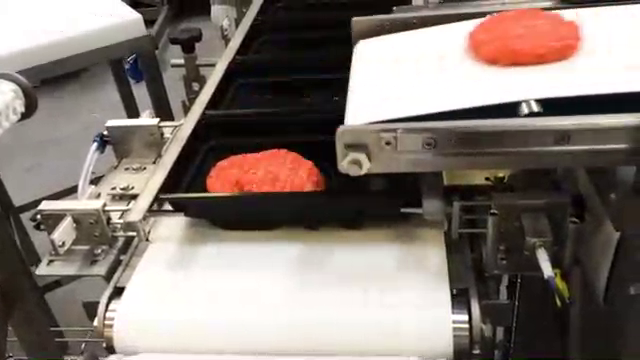
#> input picture frame 75 of burger-trim.mp4, 640 x 360 px
$ python main.py
#> lines starting #> are read from the running program, lines starting #| are printed output that depends on the picture
import cv2
import numpy as np
from datetime import timedelta
from collections import deque

class BurgerCounter:
    def __init__(self, video_path):
        self.video = cv2.VideoCapture(video_path)
        self.burger_count = 0
        self.empty_basket_count = 0
        self.filled_basket_count = 0
        self.basket_entry_times = []
        self.basket_exit_times = []
        self.burger_times = []

        # Obter dimensões do vídeo
        self.frame_width = int(self.video.get(cv2.CAP_PROP_FRAME_WIDTH))
        self.frame_height = int(self.video.get(cv2.CAP_PROP_FRAME_HEIGHT))

        # Definir regiões de interesse (ROI)
        basket_entry_height = int(self.frame_height * 0.1720)
        self.basket_entry_roi = (0, 0, self.frame_width, basket_entry_height)
        self.basket_exit_roi = (0, self.frame_height-100, self.frame_width, 100)
        burger_roi_width = int(self.frame_width * 0.3)
        self.burger_roi = (self.frame_width - burger_roi_width, 0, burger_roi_width, self.frame_height)

        # Parâmetros para detecção
        self.min_basket_area = 1000
        self.max_basket_area = 10000
        self.min_burger_area = 100
        self.max_burger_area = 500
        self.burgers_per_basket = 4

        # Buffers para suavizar detecções
        self.basket_entry_buffer = deque(maxlen=3)
        self.basket_exit_buffer = deque(maxlen=3)
        self.burger_buffer = deque(maxlen=3)

        # Tempos da última detecção
        self.last_basket_entry_time = 0
        self.last_basket_exit_time = 0
        self.last_burger_time = 0

    def process_video(self):
        frame_count = 0
        fps = self.video.get(cv2.CAP_PROP_FPS)

        basket_entry_backSub = cv2.createBackgroundSubtractorMOG2(history=50, varThreshold=50, detectShadows=False)
        basket_exit_backSub = cv2.createBackgroundSubtractorMOG2(history=50, varThreshold=50, detectShadows=False)
        burger_backSub = cv2.createBackgroundSubtractorMOG2(history=50, varThreshold=50, detectShadows=False)

        while True:
            ret, frame = self.video.read()
#> frame is the input picture: shape (360, 640, 3); mean B, G, R 113.8, 120.5, 131.3
            if not ret or frame is None:
                break

            frame_count += 1
            current_time = frame_count / fps

            self.process_basket_entry(frame, basket_entry_backSub, current_time)
            self.process_basket_exit(frame, basket_exit_backSub, current_time)
            self.process_burgers(frame, burger_backSub, current_time)

            vis_frame = self.draw_visualization(frame)
            cv2.imshow('Burger Counter Visualization', vis_frame)

            if cv2.waitKey(30) & 0xFF == ord('q'):
                break

        self.video.release()
        cv2.destroyAllWindows()
        self.calculate_statistics()

    def process_basket_entry(self, frame, backSub, current_time):
#> called with current_time = 0.0334
        roi = self.get_safe_roi(frame, self.basket_entry_roi)
#> in get_safe_roi, `return frame[y:y+h, x:x+w]`:
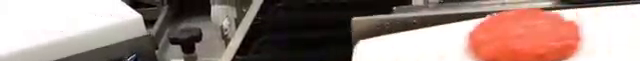
#> returned value: shape (61, 640, 3); mean of channels 0, 1, 2 128.4, 135.3, 156.2; drawn as B, G, R
        if roi is not None:
            fgMask = backSub.apply(roi)
#> fgMask: shape (61, 640); every value is 255
            _, thresh = cv2.threshold(fgMask, 200, 255, cv2.THRESH_BINARY)
            contours, _ = cv2.findContours(thresh, cv2.RETR_EXTERNAL, cv2.CHAIN_APPROX_SIMPLE)
#> contours = [[[0, 0], [0, 60], [639, 60], [639, 0]]]

            basket_detected = any(self.min_basket_area < cv2.contourArea(contour) < self.max_basket_area for contour in contours)
#> basket_detected = False
            self.basket_entry_buffer.append(basket_detected)

            if all(self.basket_entry_buffer) and current_time - self.last_basket_entry_time > 2.0:
                self.empty_basket_count += 1
                self.basket_entry_times.append(current_time)
                self.last_basket_entry_time = current_time
                print(f"Nova cesta vazia {self.empty_basket_count} detectada no tempo {current_time:.2f}s")
                print(f"Total de cestas vazias detectadas: {len(self.basket_entry_times)}")

    def process_basket_exit(self, frame, backSub, current_time):
#> called with current_time = 0.0334
        roi = self.get_safe_roi(frame, self.basket_exit_roi)
#> call 2 of get_safe_roi, with roi = (0, 260, 640, 100)
#> in get_safe_roi (call 2), `return frame[y:y+h, x:x+w]`:
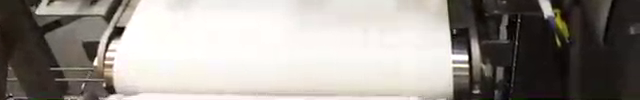
#> returned value: shape (100, 640, 3); mean of channels 0, 1, 2 145.3, 150.8, 156.1; drawn as B, G, R
        if roi is not None:
            fgMask = backSub.apply(roi)
#> fgMask: shape (100, 640); every value is 255
            _, thresh = cv2.threshold(fgMask, 200, 255, cv2.THRESH_BINARY)
            contours, _ = cv2.findContours(thresh, cv2.RETR_EXTERNAL, cv2.CHAIN_APPROX_SIMPLE)
#> contours = [[[0, 0], [0, 99], [639, 99], [639, 0]]]

            basket_detected = any(self.min_basket_area < cv2.contourArea(contour) < self.max_basket_area for contour in contours)
#> basket_detected = False
            self.basket_exit_buffer.append(basket_detected)

            if all(self.basket_exit_buffer) and current_time - self.last_basket_exit_time > 2.0:
                self.filled_basket_count += 1
                self.burger_count += self.burgers_per_basket
                self.basket_exit_times.append(current_time)
                self.last_basket_exit_time = current_time
                print(f"Cesta cheia {self.filled_basket_count} saiu da tela no tempo {current_time:.2f}s")
                print(f"Total de cestas cheias detectadas: {len(self.basket_exit_times)}")

    def process_burgers(self, frame, backSub, current_time):
#> called with current_time = 0.0334
        roi = self.get_safe_roi(frame, self.burger_roi)
#> call 3 of get_safe_roi, with roi = (448, 0, 192, 360)
#> in get_safe_roi (call 3), `return frame[y:y+h, x:x+w]`:
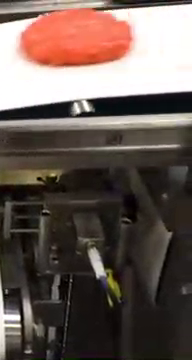
#> returned value: shape (360, 192, 3); mean of channels 0, 1, 2 83.5, 90.1, 105; drawn as B, G, R
        if roi is not None:
            fgMask = backSub.apply(roi)
#> fgMask: shape (360, 192); every value is 255
            _, thresh = cv2.threshold(fgMask, 200, 255, cv2.THRESH_BINARY)
            contours, _ = cv2.findContours(thresh, cv2.RETR_EXTERNAL, cv2.CHAIN_APPROX_SIMPLE)
#> contours = [[[0, 0], [0, 359], [191, 359], [191, 0]]]

            burger_detected = any(self.min_burger_area < cv2.contourArea(contour) < self.max_burger_area for contour in contours)
#> burger_detected = False
            self.burger_buffer.append(burger_detected)

            if all(self.burger_buffer) and current_time - self.last_burger_time > 0.5:
                self.burger_times.append(current_time)
                self.last_burger_time = current_time
                print(f"Hambúrguer detectado no tempo {current_time:.2f}s")

    def get_safe_roi(self, frame, roi):
        x, y, w, h = roi
        if y + h <= frame.shape[0] and x + w <= frame.shape[1]:
            return frame[y:y+h, x:x+w]
        return None

    def draw_visualization(self, frame):
        vis_frame = frame.copy()

        cv2.rectangle(vis_frame, (self.basket_entry_roi[0], self.basket_entry_roi[1]),
                      (self.basket_entry_roi[0]+self.basket_entry_roi[2], self.basket_entry_roi[1]+self.basket_entry_roi[3]), (255, 0, 0), 2)
        cv2.rectangle(vis_frame, (self.basket_exit_roi[0], self.basket_exit_roi[1]),
                      (self.basket_exit_roi[0]+self.basket_exit_roi[2], self.basket_exit_roi[1]+self.basket_exit_roi[3]), (0, 0, 255), 2)
        cv2.rectangle(vis_frame, (self.burger_roi[0], self.burger_roi[1]),
                      (self.burger_roi[0]+self.burger_roi[2], self.burger_roi[1]+self.burger_roi[3]), (0, 255, 0), 2)

        cv2.putText(vis_frame, f'Burgers: {self.burger_count}', (10, 30), cv2.FONT_HERSHEY_SIMPLEX, 1, (0, 255, 0), 2)
        cv2.putText(vis_frame, f'Empty Baskets: {self.empty_basket_count}', (10, 70), cv2.FONT_HERSHEY_SIMPLEX, 1, (255, 0, 0), 2)
        cv2.putText(vis_frame, f'Filled Baskets: {self.filled_basket_count}', (10, 110), cv2.FONT_HERSHEY_SIMPLEX, 1, (0, 0, 255), 2)
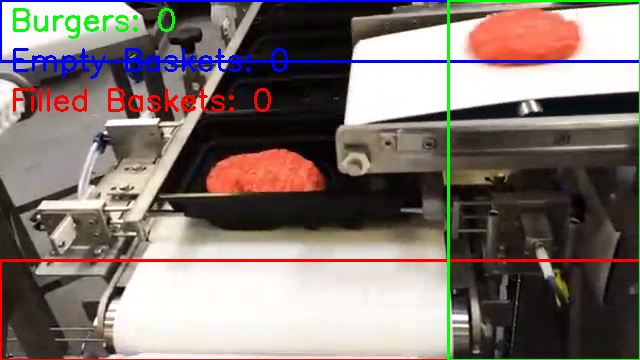
#> vis_frame: shape (360, 640, 3); mean B, G, R 112.5, 117.4, 129.1
#> (key q is pressed here)

        return vis_frame

    def calculate_statistics(self):
        if self.basket_exit_times and self.basket_entry_times:
            min_times = min(len(self.basket_exit_times), len(self.basket_entry_times))
            exit_times = np.array(self.basket_exit_times[:min_times])
            entry_times = np.array(self.basket_entry_times[:min_times])

            time_diffs = exit_times - entry_times
            valid_diffs = time_diffs[time_diffs > 0]

            if len(valid_diffs) > 0:
                self.avg_basket_fill_time = np.mean(valid_diffs)
            else:
                self.avg_basket_fill_time = 0
        else:
            self.avg_basket_fill_time = 0

        self.avg_burger_time = np.mean(np.diff(self.burger_times)) if len(self.burger_times) > 1 else 0

    def generate_logs(self):
        print(f"Total de hambúrgueres: {self.burger_count}")
        print(f"Total de cestas vazias: {self.empty_basket_count}")
        print(f"Total de cestas cheias: {self.filled_basket_count}")
        print(f"Tempos de entrada das cestas vazias: {[self.format_time(t) for t in self.basket_entry_times]}")
        print(f"Tempos de saída das cestas cheias: {[self.format_time(t) for t in self.basket_exit_times]}")
        print(f"Tempo médio de preenchimento de cesta: {self.format_time(self.avg_basket_fill_time)}")
        print(f"Tempo médio de passagem de hambúrguer: {self.format_time(self.avg_burger_time)}")

    @staticmethod
    def format_time(seconds):
        return str(timedelta(seconds=seconds))

if __name__ == "__main__":
    counter = BurgerCounter('burger-trim.mp4')
    counter.process_video()
    counter.generate_logs()

$ run again, starting later in the video
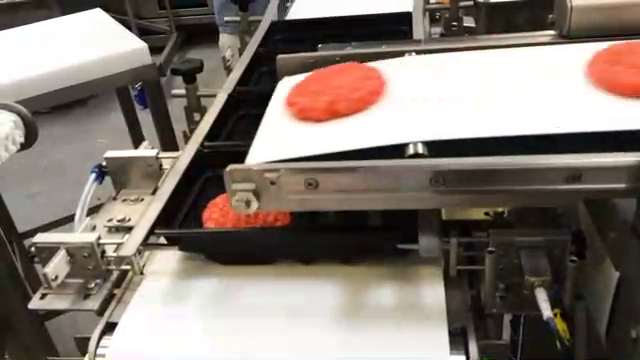
#> input picture frame 338 of burger-trim.mp4, 640 x 360 px
#> in process_video, frame is the input picture: shape (360, 640, 3); mean B, G, R 113.2, 121.1, 131.3
#> in process_basket_entry, `contours, _ = cv2.findContours(thresh, cv2.RETR_EXTERNAL, cv2.CHAIN_AP..`: contours = [[[0, 0], [0, 60], [639, 60], [639, 0]]]
#> in process_basket_entry, `basket_detected = any(self.min_basket_area < cv2.contourArea(contour) ..`: basket_detected = False
#> in process_basket_exit, `contours, _ = cv2.findContours(thresh, cv2.RETR_EXTERNAL, cv2.CHAIN_AP..`: contours = [[[0, 0], [0, 99], [639, 99], [639, 0]]]
#> in process_basket_exit, `basket_detected = any(self.min_basket_area < cv2.contourArea(contour) ..`: basket_detected = False
#> in get_safe_roi (call 3), `return frame[y:y+h, x:x+w]`:
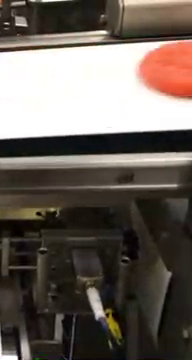
#> returned value: shape (360, 192, 3); mean of channels 0, 1, 2 89.7, 96.8, 106.1; drawn as B, G, R
#> in process_burgers, `contours, _ = cv2.findContours(thresh, cv2.RETR_EXTERNAL, cv2.CHAIN_AP..`: contours = [[[0, 0], [0, 359], [191, 359], [191, 0]]]
#> burger_detected = False
#> in draw_visualization, `cv2.putText(vis_frame, f'Filled Baskets: {self.filled_basket_count}', ..`:
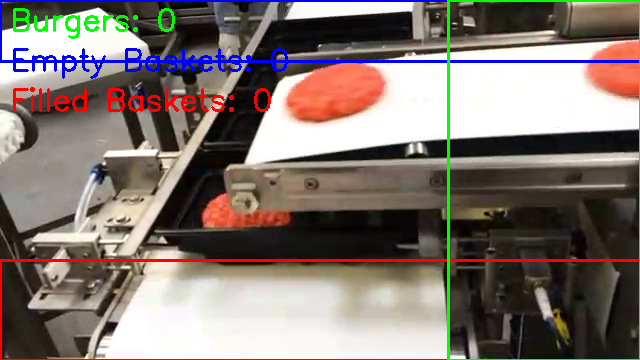
#> vis_frame: shape (360, 640, 3); mean B, G, R 112.3, 118.3, 129.5

$ run again, starting later in the video
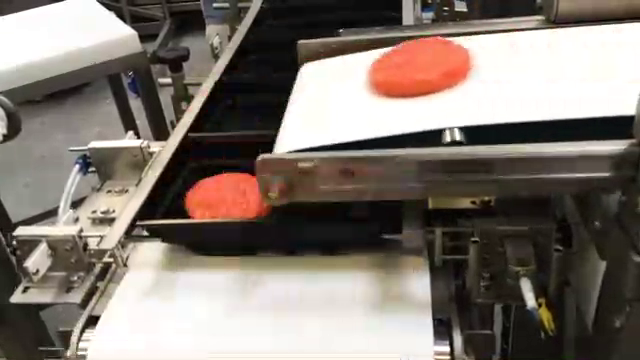
#> input picture frame 602 of burger-trim.mp4, 640 x 360 px
#> in process_video, frame is the input picture: shape (360, 640, 3); mean B, G, R 111.3, 119, 128.4
#> in process_basket_entry, `contours, _ = cv2.findContours(thresh, cv2.RETR_EXTERNAL, cv2.CHAIN_AP..`: contours = [[[0, 0], [0, 60], [639, 60], [639, 0]]]
#> in process_basket_entry, `basket_detected = any(self.min_basket_area < cv2.contourArea(contour) ..`: basket_detected = False
#> in process_basket_exit, `contours, _ = cv2.findContours(thresh, cv2.RETR_EXTERNAL, cv2.CHAIN_AP..`: contours = [[[0, 0], [0, 99], [639, 99], [639, 0]]]
#> in process_basket_exit, `basket_detected = any(self.min_basket_area < cv2.contourArea(contour) ..`: basket_detected = False
#> in get_safe_roi (call 3), `return frame[y:y+h, x:x+w]`:
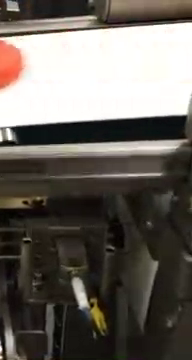
#> returned value: shape (360, 192, 3); mean of channels 0, 1, 2 93.4, 100, 105.5; drawn as B, G, R
#> in process_burgers, `contours, _ = cv2.findContours(thresh, cv2.RETR_EXTERNAL, cv2.CHAIN_AP..`: contours = [[[0, 0], [0, 359], [191, 359], [191, 0]]]
#> burger_detected = False
#> in draw_visualization, `cv2.putText(vis_frame, f'Filled Baskets: {self.filled_basket_count}', ..`:
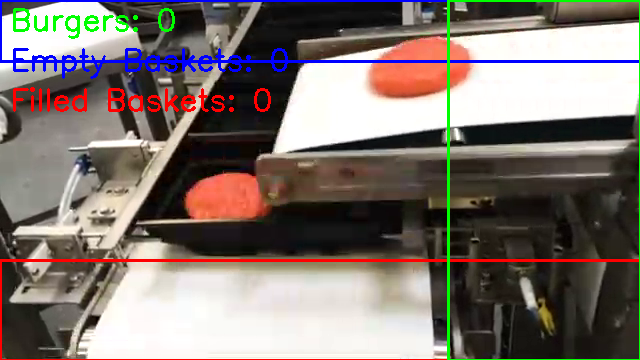
#> vis_frame: shape (360, 640, 3); mean B, G, R 110.8, 116.5, 126.8
